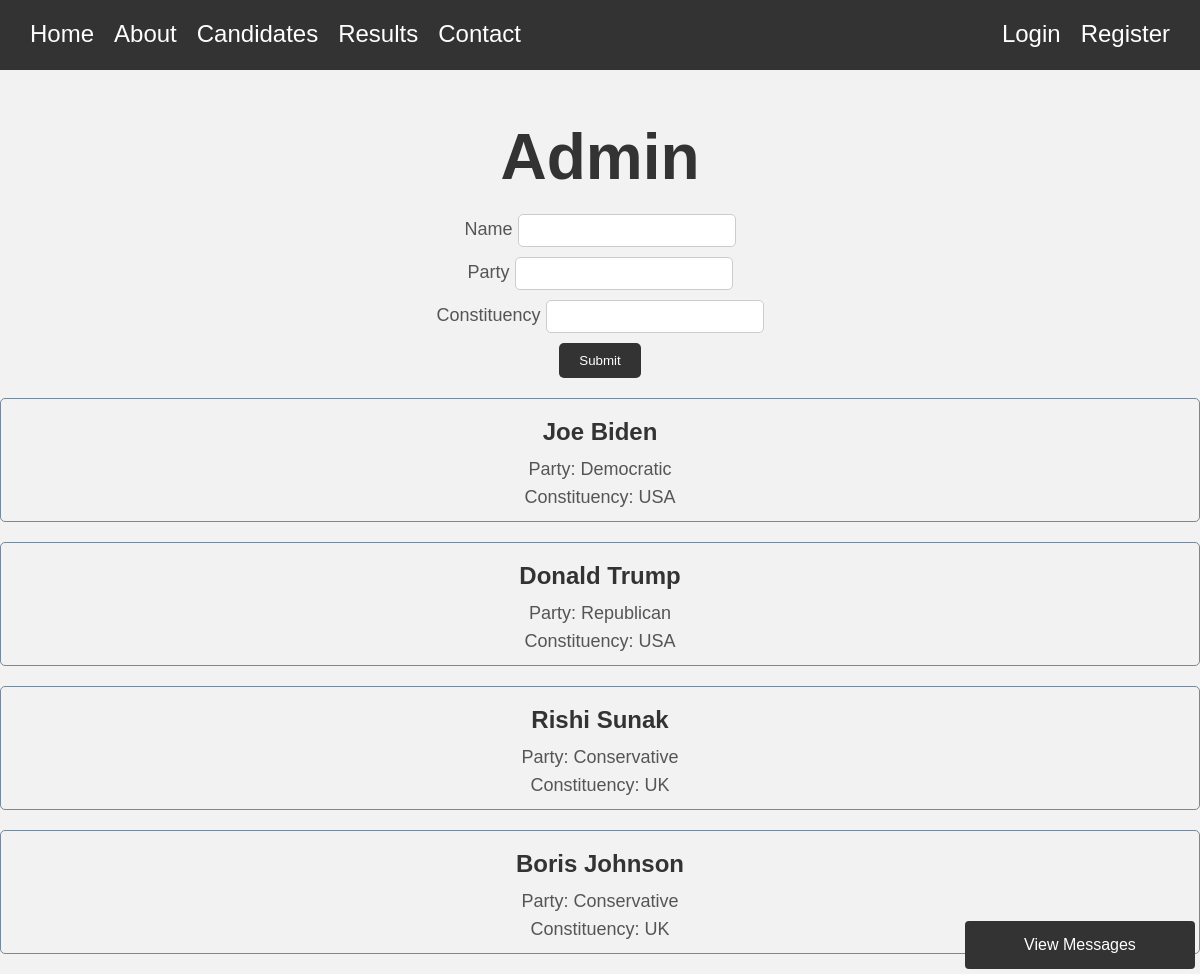
The page /admin.html on the database its author committed.
### website/models.py (models this page shows, shortened)
class Candidate(db.Model):
    __tablename__ = 'Candidate'
    CandidateID = db.Column(db.Integer, primary_key=True, autoincrement=True)
    Name = db.Column(db.String(255))
    Party = db.Column(db.String(50))
    Constituency = db.Column(db.String(255))
    IMG_URL = db.Column(db.String(100))
    FacebookLink = db.Column(db.String(100))
    TwitterLink = db.Column(db.String(100))
    InstagramLink = db.Column(db.String(100))
    WikiLink = db.Column(db.String(100))
    descriptionLink = db.Column(db.String(255))

### website/views.py (the view, shortened to what this page needs)
@views.route("/admin.html", methods = ['GET', 'POST'])
def admin():
    candidate_form = CandidateForm()
    candidates = Candidate.query.all()
    return render_template("admin.html", candidate_form=candidate_form, candidates = candidates)

### website/forms.py
class CandidateForm(FlaskForm):
    Name = StringField('Name', validators=[InputRequired()])
    Party = StringField('Party', validators=[InputRequired()])
    Constituency = StringField('Constituency', validators=[InputRequired()])
    submit = SubmitField('Submit')

### website/templates/admin.html (shortened to what this page needs)
{% extends 'base.html' %}
{% block page_content %}
<html>
    <body class="admin-page">
        <div>
            <h1>Admin</h1>
        </div>
        <form action = "" method = "POST">
            <p>
                {{ candidate_form.Name.label }} {{ candidate_form.Name() }}
            </p>
            <p>
                {{ candidate_form.Party.label }} {{ candidate_form.Party() }}
            </p>
            <p>
                {{ candidate_form.Constituency.label }} {{ candidate_form.Constituency() }}
            </p>
            {{ candidate_form.submit() }}
        </form>
        {% for candidate in candidates %}
            <div class="candidate-info">
                <h4>{{ candidate.Name }}</h4>
                <p>Party: {{ candidate.Party }}</p>
                <p>Constituency: {{ candidate.Constituency }}</p>
            </div>
        {% endfor %}
        <a href="/messages.html" class="view-messages-btn">View Messages</a>
    </body>
</html>
{% endblock %}

### website/templates/base.html (shortened to what this page needs)
<!DOCTYPE html>
<html>
        <head>
            <link rel="stylesheet" href="../static/style.css">
        </head>
        <body>
            <section id="header">
                <div>
                    <ul id="navbar">
                        <li><a href="/Proto1.html">Home</a></li>
                        <li><a href="/about.html">About</a></li>
                        <li><a href="/candidates.html">Candidates</a></li>
                        <li><a href="/results.html">Results</a></li>
                        <li><a href="/contact.html">Contact</a></li>
                    </ul>
                </div>
                <div>
                    <ul id="navbar-right">
                        {% if session.logged_in == True %}
                        <li><a href="{{ url_for('views.vote', noselection=False) }}"> {{ session.fullname }} </a></li>
                        <li><a href="/logout">Log out</a></li>
                        {% else %}
                        <li><a href="/login.html">Login</a></li>
                        <li><a href ="/register.html">Register</a></li>
                        {% endif %}
                    </ul>
                </div>
            </section>
        </body>
</html>
{% block page_content %}{% endblock %}

### website/static/style.css (style rules this page uses)
* { margin: 0; padding: 0; }
.admin-page { background-color: #f2f2f2; }
.admin-page #header { background-color: #333; color: #fff; padding: 20px; }
.admin-page #navbar li a { color: #fff; }
.admin-page form { margin-top: 20px; text-align: center; }
.admin-page form p { margin-bottom: 10px; }
.admin-page form input[type="text"], .admin-page form select { padding: 8px; border-radius: 5px; border: 1px solid #ccc; width: 200px; }
.admin-page form input[type="submit"] { background-color: #333; color: #fff; border: none; padding: 10px 20px; border-radius: 5px; cursor: pointer; margin-bottom: 20px; }
.admin-page h1 { color: #333; text-align: center; }
.admin-page p { color: #555; text-align: center; line-height: 1; margin: 10px 0; }
.admin-page h4 { font-size: 24px; text-align: center; font-weight: bold; line-height: 1.5; margin: 10px 0; color: #333; }
.admin-page h1 { margin-top: 50px; }
.admin-page .candidate-info { border: 1px solid #778899; border-radius: 5px; padding: 5px; margin-bottom: 20px; }
.view-messages-btn { display: flex; justify-content: center; width: 200px; padding: 15px; background-color: #333; color: #fff; border: none; border-radius: 4px; cursor: pointer; text-decoration: none; position: fixed; bottom: 5px; right: 5px; }
body { font-family: Arial, sans-serif; background-color: white; background-size: 100%; align-items: center; }
#header { display: flex; align-items: center; justify-content: space-between; padding: 20px 50px; background: darkslategrey; }
#navbar { display: flex; justify-content: center; width: 100%; }
#navbar-right { display: flex; justify-content: right; width: 100%; }
#navbar li { list-style: none; margin: 0 10px; }
#navbar-right li { list-style:none; margin: 0 10px; }
#navbar li a { color: #ffff; text-decoration: none; font-size: 24px; text-align: center; }
#navbar-right li a { color:#ffff; text-decoration: none; font-size: 24px; text-align: right; }
#navbar li::after { content: ''; width: 0%; height: 2px; background: #f44336; display: block; margin: auto; transition: 0.25s; }
#navbar-right li::after { content: ''; width: 0%; height: 2px; background: #f44336; display: block; margin: auto; transition: 0.25s; }
h1 { font-size: 400%; color: white; text-align: center; margin-top: 120px; }
p { font-size: 18px; color: #555; }

### rows shown on the page
Candidate: Name "Joe Biden", Party "Democratic", Constituency "USA"
Candidate: Name "Donald Trump", Party "Republican", Constituency "USA"
Candidate: Name "Rishi Sunak", Party "Conservative", Constituency "UK"
Candidate: Name "Boris Johnson", Party "Conservative", Constituency "UK"

### other values the page prints
{{ candidate_form.Name.label }} "Name"
{{ candidate_form.Party.label }} "Party"
{{ candidate_form.Constituency.label }} "Constituency"
